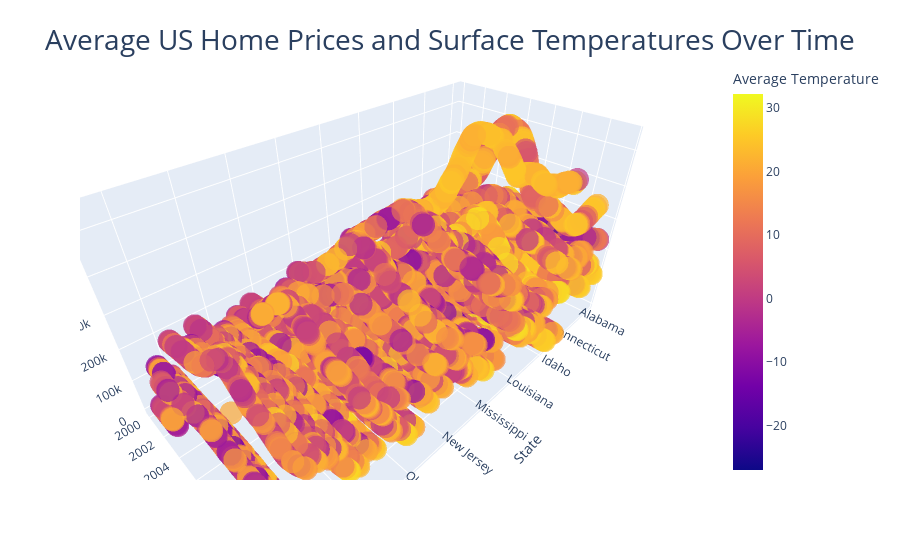

This figure's notebook cell:
### Markdown cell above
**Part 2:** Use Plotly to generate 3d choropleth figure from Pandas dataframe

### Code cell
# Import modules
import plotly.express as px
import pandas as pd

# Load the cleaned data into a pandas dataframe
df = pd.read_csv("merged_output.csv")

# Convert the dt column to a datetime type
df['dt'] = pd.to_datetime(df['dt'])

# Sort the dataframe by the State column to display alphabetized states
df = df.sort_values(by='State')

# Create the 3D chloropleth using plotly
fig = px.scatter_3d(df, x='State', y='dt', z='Average Value', color='Average Temperature', size_max=10, opacity=0.7)

# Adjust the x-axis to be longer than y and z
fig.update_layout(scene = dict(aspectmode = "manual", aspectratio = dict(x=2, y=1, z=1)))

# Add title to figure 
fig.update_layout(title={
        'text': "Average US Home Prices and Surface Temperatures Over Time",
        'font': {'size': 28},
        'x': 0.5,
        'xanchor': 'center',
        'yanchor': 'top'})

# Write the figure to an HTML file
#fig.write_html("Average US Home Prices and Surface Temperatures Over Time.html")
fig.show()

### Figure 1 — Plotly figure (JSON) as saved in the notebook; plotly's stock layout.template omitted (floating-point values rounded to 4 significant figures; data arrays with more than 128 entries replaced by an {"elided": "..."} marker saying what was removed)
{"data": [{"hovertemplate": "State=%{x}<br>dt=%{y}<br>Average Value=%{z}<br>Average Temperature=%{marker.color}<extra></extra>", "legendgroup": "", "marker": {"color": {"elided": "8415 float values"}, "coloraxis": "coloraxis", "opacity": 0.7, "symbol": "circle"}, "mode": "markers", "name": "", "scene": "scene", "showlegend": false, "type": "scatter3d", "x": {"elided": "8415 str values"}, "y": {"elided": "8415 str values"}, "z": {"elided": "8415 int values"}}], "layout": {"coloraxis": {"colorbar": {"title": {"text": "Average Temperature"}}, "colorscale": [[0, "#0d0887"], [0.1111, "#46039f"], [0.2222, "#7201a8"], [0.3333, "#9c179e"], [0.4444, "#bd3786"], [0.5556, "#d8576b"], [0.6667, "#ed7953"], [0.7778, "#fb9f3a"], [0.8889, "#fdca26"], [1, "#f0f921"]]}, "legend": {"tracegroupgap": 0}, "margin": {"t": 60}, "scene": {"aspectmode": "manual", "aspectratio": {"x": 2, "y": 1, "z": 1}, "domain": {"x": [0, 1], "y": [0, 1]}, "xaxis": {"title": {"text": "State"}}, "yaxis": {"title": {"text": "dt"}}, "zaxis": {"title": {"text": "Average Value"}}}, "title": {"font": {"size": 28}, "text": "Average US Home Prices and Surface Temperatures Over Time", "x": 0.5, "xanchor": "center", "yanchor": "top"}}}
